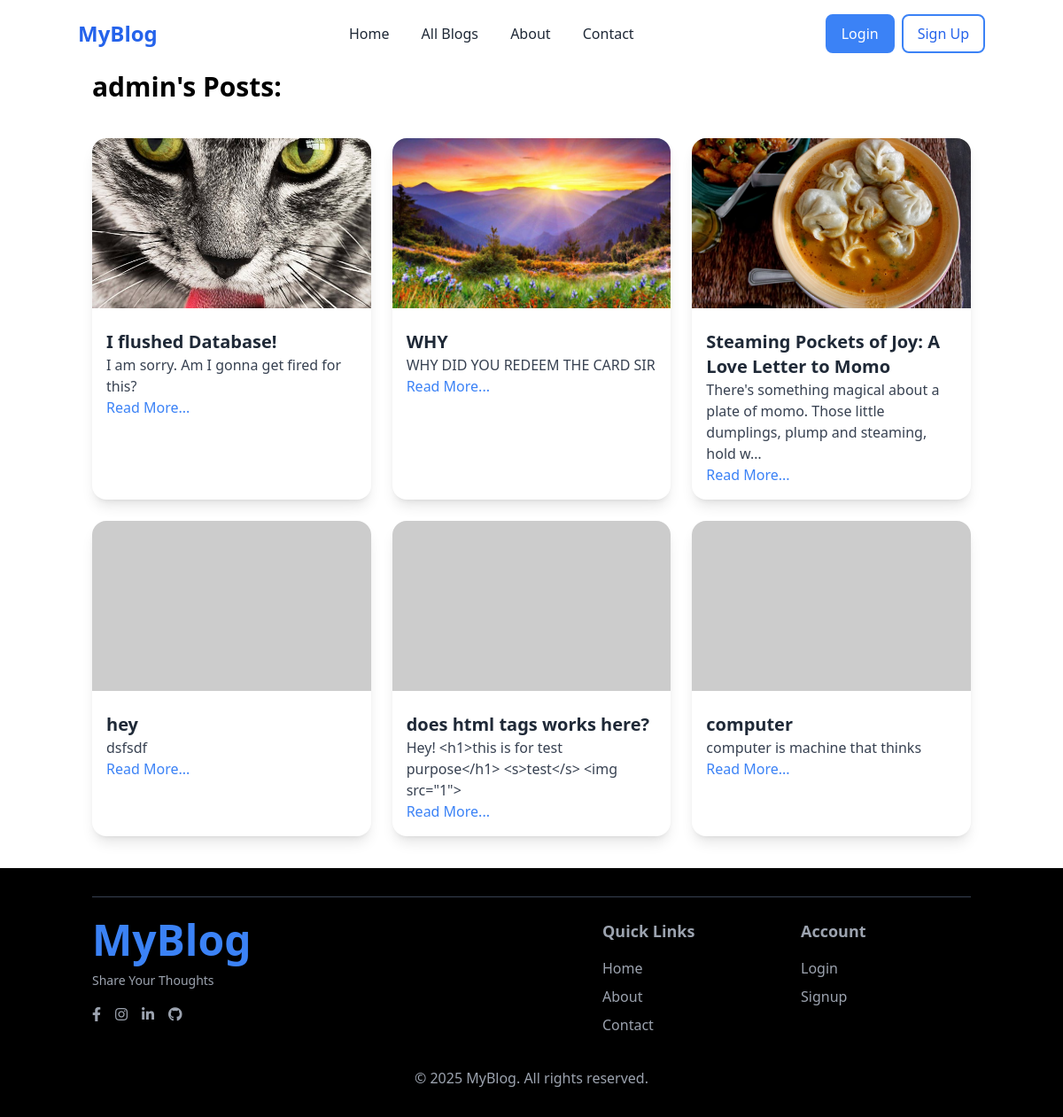
The page /author/admin/ on the database its author committed.
### blog/models.py (models this page shows, shortened)
class Post(models.Model):
    title=models.CharField(max_length=200)
    content=models.TextField()
    author=models.CharField(max_length=100)
    created_at=models.DateTimeField(auto_now_add=True)
    updated_at=models.DateTimeField(auto_now=True)
    image = models.ImageField(upload_to='blog_images/', null=True, blank=True)
    tags = models.ManyToManyField(Tag, related_name='posts', blank=True)
    views = models.PositiveIntegerField(default=0)

### blog/views.py (the view)
# urls.py: path('author/<str:username>/', views.author_posts, name='author_posts'),
def author_posts(request, username):
    author = get_object_or_404(User, username=username)
    posts = Post.objects.filter(author=author.username)  # Filter by author username
    return render(request, 'author_posts.html', {'author': author, 'posts': posts})

### blog/templates/author_posts.html (shortened to what this page needs)
{% extends 'base.html' %}
{% block content %}
<div class="container mx-auto pt-20 px-4">
    <h1 class="text-left text-3xl font-bold text-black-900 mb-10">{{author.username}}'s Posts:</h1>
<div class="grid md:grid-cols-3 gap-6">
    {% for post in posts %}
    <div class="bg-white rounded-2xl shadow-lg overflow-hidden transition-transform transform hover:scale-105 hover:shadow-xl">
        {% if post.image %}
        <img src="{{ post.image.url }}" alt="Post Image" class="w-full h-48 object-cover">
        {% else %}
        <img src="https://via.placeholder.com/300" alt="No Image" class="w-full h-48 object-cover">
        {% endif %}
        <div class="p-4">
            <h2 class="text-xl font-semibold text-gray-800 mt-2">{{ post.title }}</h2>
            <p class="text-gray-700">{{ post.content|truncatechars:100 }}</p>
            <a href="{% url 'blog' post.id %}" class="text-blue-500 hover:underline">Read More...</a>
        </div>
    </div>
    {% empty %}
    <p class="col-span-3 text-center text-gray-500">No posts available.</p>
    {% endfor %}
</div>
</div>
{% endblock %}

### blog/templates/base.html (style rules this page uses)
html { scroll-behavior: smooth; }

### rows shown on the page
Post: image (picture), title "I flushed Database!", content "I am sorry. Am I gonna get fired for this?"
Post: image (picture), title "WHY", content "WHY DID YOU REDEEM THE CARD SIR"
Post: image (picture), title "Steaming Pockets of Joy: A Love Letter to Momo", content "There's something magical about a plate of momo. Those little dumplings, plump and steaming, hold w…"
Post: title "hey", content "dsfsdf"
Post: title "does html tags works here?", content "Hey! <h1>this is for test purpose</h1> <s>test</s> <img src=\"1\">"
Post: title "computer", content "computer is machine that thinks"

### other values the page prints
{{ author.username }} "admin"
